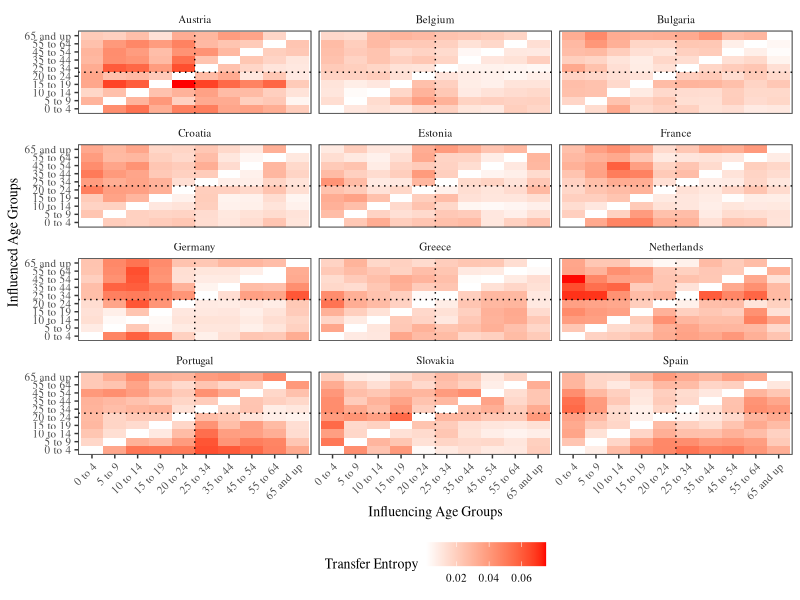

Reproduce this figure in R.
# libraries --------------------------------------------------------------------
library(here)
library(tidyverse)

# # variables --------------------------------------------------------------------
age_order <- c(
  "aged0to4", "aged5to9", "aged10to14", "aged15to19", "aged20to24",
  "aged25to34", "aged35to44", "aged45to54", "aged55to64", "aged65+"
)
age_name <- c(
  "0 to 4", "5 to 9", "10 to 14", "15 to 19", "20 to 24", "25 to 34",
  "35 to 44",   "45 to 54",   "55 to 64",   "65 and up"
)

countries_of_interest <- c(
  "Austria", "Belgium", "Bulgaria", "Croatia", "Estonia", "France",
  "Germany", "Greece", "Netherlands", "Portugal", "Slovakia", "Spain"
)

# # libraries --------------------------------------------------------------------
# library(future)
# library(here)
# library(tidyverse)
# library(RTransferEntropy)
# 
# # options ----------------------------------------------------------------------
# options(scipen = 999)
# plan("future::multisession")
# 
# # data -------------------------------------------------------------------------
# df_wide_changes <- df_global_age |>
#   select(date, country, age_grp, daily_changes) |>
#   pivot_wider(names_from = age_grp, values_from = daily_changes)
# 
# # transfer entropy -------------------------------------------------------------
# te_agegroup <- function(var_x, var_y, country_select){
#   df <- df_wide_changes |>
#     filter(country == country_select)
#   var_x <- select(df, all_of(var_x))
#   var_y <- select(df, all_of(var_y))
#   transfer_entropy(var_x, var_y, quiet = TRUE)[["coef"]] |>
#     as_tibble() |>
#     mutate(direction = c("X->Y", "Y->X"))
# }
# 
# te_results <-
#   combinations(
#     n = length(age_order),
#     r = 2,
#     v = age_order,
#     repeats.allowed = FALSE
#   ) |>
#   as_tibble(.name_repair = ~ c("X", "Y")) |>
#   expand_grid(country = countries_of_interest) |>
#   group_by(X, Y, country) |>
#   summarise(te_agegroup(X, Y, country)) |>
#   ungroup()
# 
# te_results_XY <- te_results |>
#   filter(direction == "X->Y")
# 
# te_results_YX <- te_results |>
#   filter(direction == "Y->X") |>
#   rename(X = Y, Y = X)
# 
# te_results <- bind_rows(te_results_XY,te_results_YX)
# 
# write_csv(te_results, here("data/te_results.csv"))

te_results <- read_csv(here("data/te_results.csv"))

te_plot <- te_results |> 
  mutate(
    X = factor(X, levels = age_order),
    Y = factor(Y, levels = age_order),
    p_stars = unclass(symnum(`p-value`, corr = FALSE, na = FALSE, cutpoints = c(0, 0.001, 0.01, 0.05, 1), symbols = c("***", "**", "*", " ")))
  ) |>
  arrange(X, Y) |>
  ggplot(aes(X, Y)) + 
  geom_tile(aes(fill = te)) + 
  geom_vline(xintercept = 5.5, linetype = "dotted") +
  geom_hline(yintercept = 5.5, linetype = "dotted") +
  #geom_text(aes(label = p_stars)) +
  scale_x_discrete("Influencing Age Groups", labels = age_name) +
  scale_y_discrete("Influenced Age Groups", labels = age_name) +
  scale_fill_gradient("Transfer Entropy", low = "white", high = "red") +
  facet_wrap(~ country, nrow = 4) +
  theme_bw() +
  theme(
    legend.position = "bottom",
    text = element_text(size = 10, family = "serif"),
    axis.text = element_text(size = 8),
    axis.text.x = element_text(angle = 45, hjust = 1),
    panel.grid.major = element_blank(),
    panel.grid.minor = element_blank(),
    strip.background = element_blank(),
    panel.background = element_rect(colour = "black", size = 0.1)
  )
